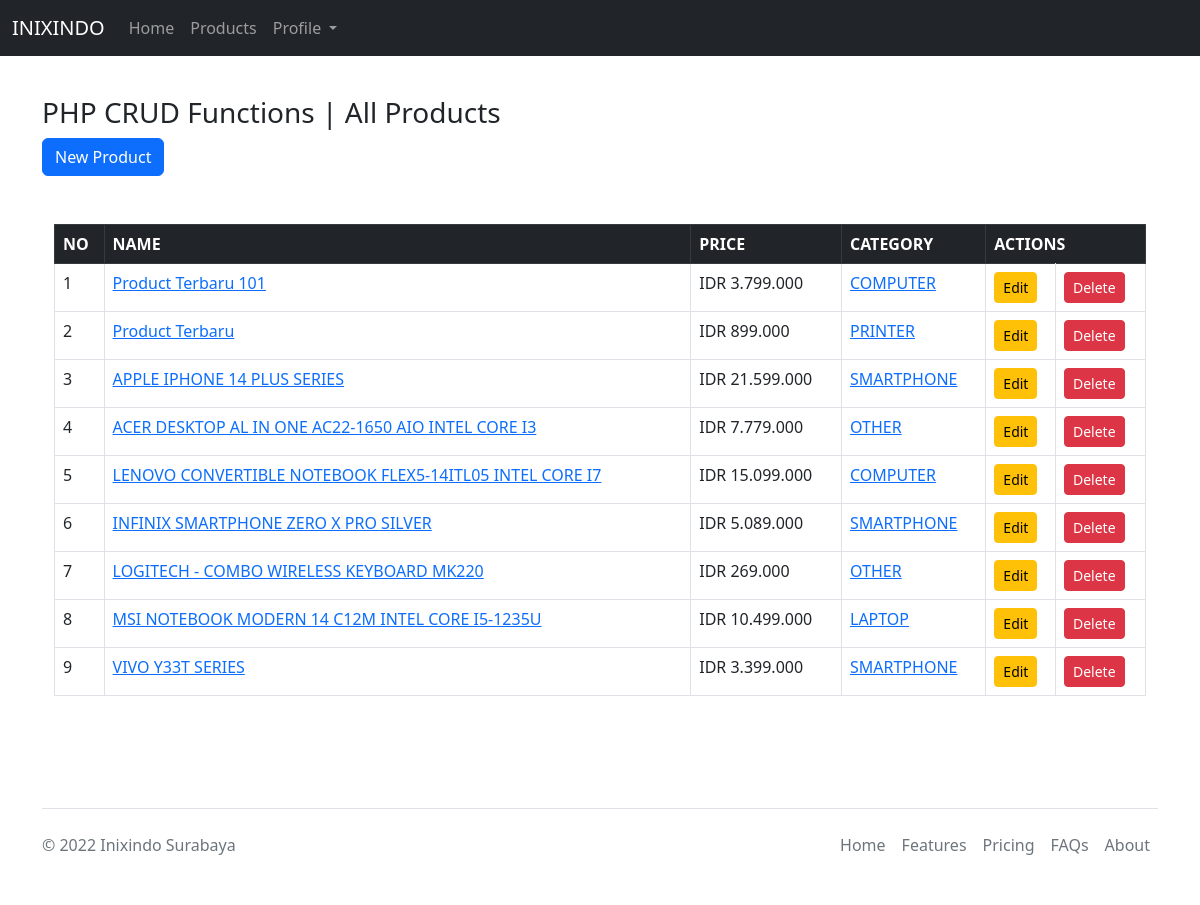
Page /products/product_index.php on the committed database.
### tables this page shows
CREATE TABLE `products` (
  `id` int(15) NOT NULL,
  `name` varchar(70) NOT NULL,
  `price` decimal(10,0) NOT NULL,
  `description` text DEFAULT NULL,
  `category` varchar(50) NOT NULL,
  `created_at` timestamp NOT NULL DEFAULT current_timestamp()
);

### products/product_index.php (the view, shortened to what this page needs)
</head>
<?php
include "../layouts/headers.php";
include_once "../config/dbconfig.php";
?>
<body>
    <?php include "../layouts/navbar_profile.php"; ?>
    <div class="container mt-5 mb-5 py-5">
        <div>
            <h3>PHP CRUD Functions | All Products</h3>
        </div>
        <div>
            <a href="http://localhost/webphp/products/product_create.php" class="btn btn-md btn-primary">New Product</a>
        </div>
        <div class="container mt-5">
            <table class="table table-bordered table-hover">
                <thead>
                    <tr class="table-dark">
                        <th>NO</th>
                        <th>NAME</th>
                        <th>PRICE</th>
                        <th>CATEGORY</th>
                        <th colspan="2">ACTIONS</th>
                    </tr>
                </thead>
                <?php
                $sql_query = "SELECT * FROM products ORDER BY id DESC";
                $result_set = mysqli_query($con, $sql_query);
                $seq = 1;
                while ($row = mysqli_fetch_row($result_set)) {
                ?>
                    <tbody>
                        <tr>
                            <td><?php echo $seq; ?></td>
                            <td><a href="javascript:view_id('<?php echo $row[0]; ?>')" class="text-primary"><?php echo $row[1]; ?></a></td>
                            <td><?php echo "IDR " . number_format($row[2], 0, ",", ".") ?></td>
                            <td><a href="javascript:view_category('<?php echo $row[4]; ?>')" class="text-primary"><?php echo $row[4]; ?></a></td>
                            <td>
                                <a href="javascript:edit_id('<?php echo $row[0]; ?>')" class="btn btn-sm btn-warning">Edit</a>
                            </td>
                            <td>
                                <a href="javascript:delete_id('<?php echo $row[0]; ?>')" class="btn btn-sm btn-danger">Delete</a>
                            </td>
                        </tr>
                    </tbody>
                <?php
                    $seq++;
                }
                ?>
            </table>
        </div>
    </div>
</body>
<?php
include "../layouts/footer.php";
?>

### rows in the picture
products: name "Product Terbaru 101", price "3.799.000", category "COMPUTER"
products: name "Product Terbaru", price "899.000", category "PRINTER"
products: name "APPLE IPHONE 14 PLUS SERIES", price "21.599.000", category "SMARTPHONE"
products: name "ACER DESKTOP AL IN ONE AC22-1650 AIO INTEL CORE I3", price "7.779.000", category "OTHER"
products: name "LENOVO CONVERTIBLE NOTEBOOK FLEX5-14ITL05 INTEL CORE I7", price "15.099.000", category "COMPUTER"
products: name "INFINIX SMARTPHONE ZERO X PRO SILVER", price "5.089.000", category "SMARTPHONE"
products: name "LOGITECH - COMBO WIRELESS KEYBOARD MK220", price "269.000", category "OTHER"
products: name "MSI NOTEBOOK MODERN 14 C12M INTEL CORE I5-1235U", price "10.499.000", category "LAPTOP"
products: name "VIVO Y33T SERIES", price "3.399.000", category "SMARTPHONE"
